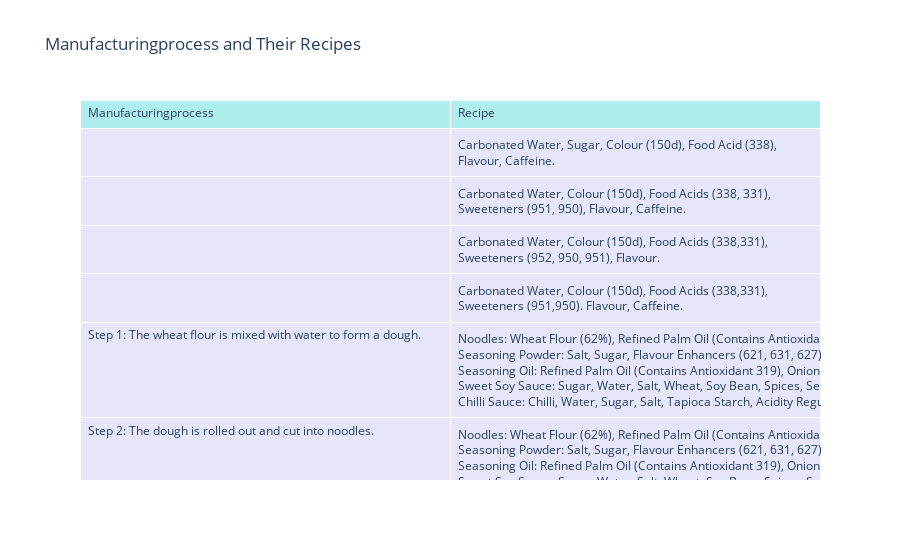

This figure's notebook cell:
### Code cell
def get_manufacturingprocess_recipes():
    manufacturingprocesss = []
    recipes = []
    with driver.session() as session:
        result = session.run(query)
        for record in result:
            manufacturingprocess = record["Manufacturingprocess"]
            recipe = record["Recipe"]
            
            # Check for None values and replace with empty string
            manufacturingprocess = manufacturingprocess if manufacturingprocess is not None else ""
            recipe = recipe if recipe is not None else ""
            
            manufacturingprocesss.append(manufacturingprocess)
            recipes.append(recipe)
    return manufacturingprocesss, recipes


manufacturingprocesss, recipes = get_manufacturingprocess_recipes()

# Creating Text Charts
fig = go.Figure(data=[go.Table(
    header=dict(values=['Manufacturingprocess', 'Recipe'],
                fill_color='paleturquoise',
                align='left'),
    cells=dict(values=[manufacturingprocesss, recipes],
               fill_color='lavender',
               align='left'))
])

fig.update_layout(
    title="Manufacturingprocess and Their Recipes"
)

fig.show()

### Figure 1 — Plotly figure (JSON) as saved in the notebook; plotly's stock layout.template omitted (floating-point values rounded to 4 significant figures; data arrays with more than 128 entries replaced by an {"elided": "..."} marker saying what was removed)
{"data": [{"cells": {"align": "left", "fill": {"color": "lavender"}, "values": {"elided": "2x154 str values"}}, "header": {"align": "left", "fill": {"color": "paleturquoise"}, "values": ["Manufacturingprocess", "Recipe"]}, "type": "table"}], "layout": {"title": {"text": "Manufacturingprocess and Their Recipes"}}}
